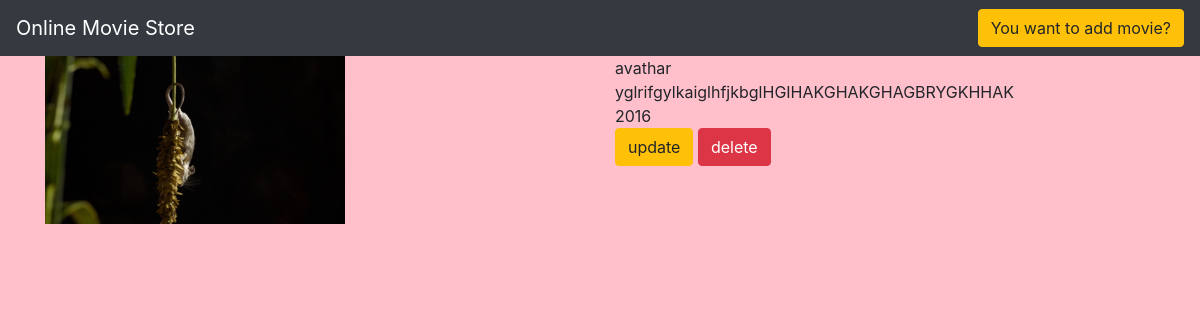
The page /movie/8/ on the database its author committed.
### movie/models.py (models this page shows, shortened)
class Movie(models.Model):
    name=models.CharField(max_length=250)
    desc=models.TextField()
    year=models.IntegerField()
    img=models.ImageField(upload_to='gallery')

### movie/views.py (the view)
# urls.py: path('movie/<int:movie_id>/',views.detail,name='detail'),
def detail(request,movie_id):
    movie=Movie.objects.get(id=movie_id)
    return render(request,"detail.html",{'movie':movie})

### templates/detail.html
{% extends 'base.html' %}
{% block body %}
<div class="container">
    <div class="row">
        <div class="col-md-6">
            <img src="{{movie.img.url}}" width="300"height="=300">
        </div>
<div class="col-md-6">
{{movie.name}}<br>
{{movie.desc}}<br>
{{movie.year}}<br>
<a class="btn btn-warning" href="{% url 'movie:update' movie.id %}">update</a>
<a class="btn btn-danger" href="{% url 'movie:delete' movie.id %}">delete</a>
    </div>
    </div>
</div>
{% endblock %}

### static/style.css (style rules this page uses)
body { background-color:pink; }

### rows shown on the page
Movie: img (picture), name "avathar", desc "yglrifgylkaiglhfjkbglHGIHAKGHAKGHAGBRYGKHHAK", year "2016"
